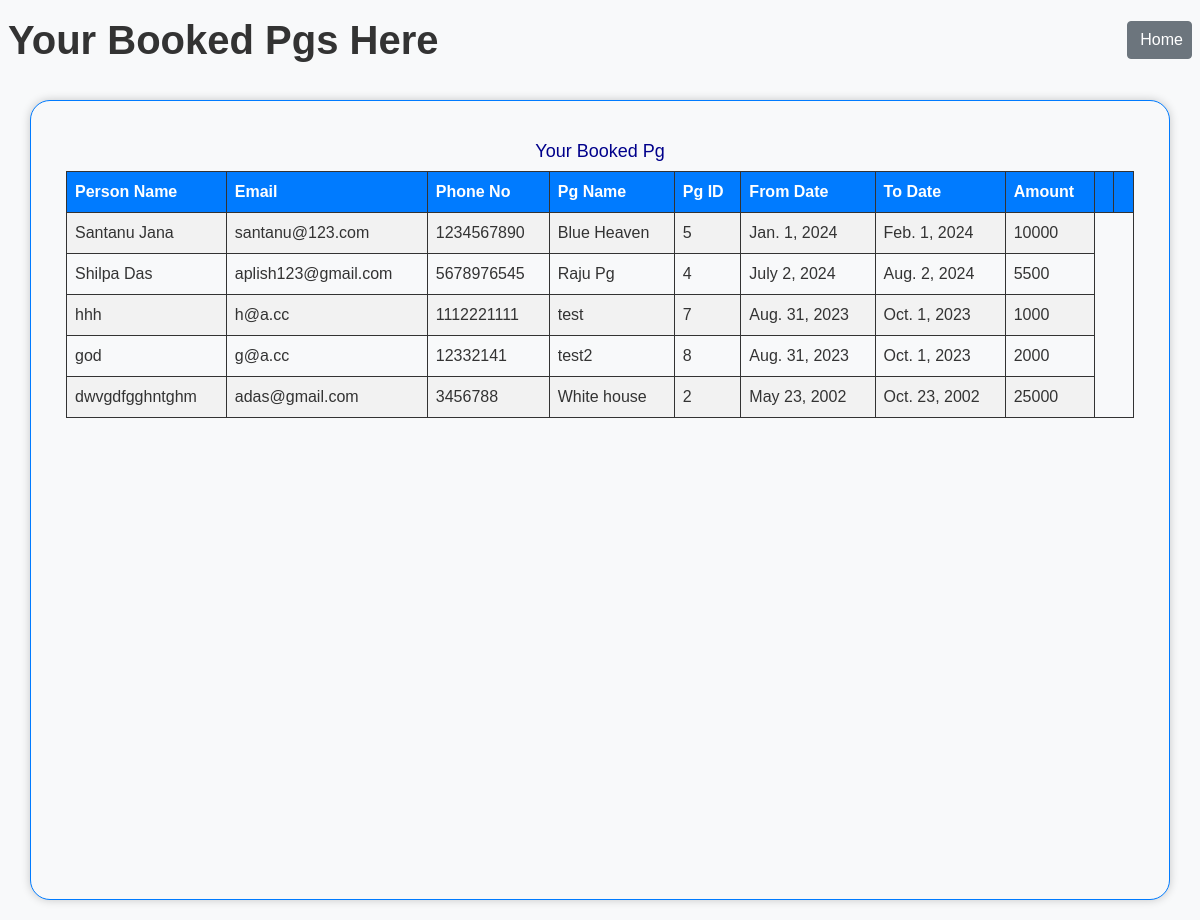
Screenshot of /bookinglist (signed in) with the database file from the repository.
### pg/models.py (models this page shows)
class BookDetails(models.Model):
    name = models.CharField(max_length=100)
    email = models.EmailField()
    phone = models.IntegerField()
    from_date = models.DateField()
    to_date = models.DateField()
    total_amount = models.IntegerField(max_length=10)
    pgid = models.IntegerField()
    pgname = models.CharField(max_length=100)
    unic_name=models.CharField(max_length=100)
    order_id=models.CharField(max_length=100)
    paid = models.BooleanField(default=False)
    payment_status=models.CharField(max_length=100,blank=True,null=True)
    owner_uniq_id=models.CharField(max_length=100)
    class Meta:
        db_table = 'BookDetails'

### pg/views.py (the view)
# urls.py: path('bookinglist',views.bookinglist, name='bookinglist'),
def bookinglist(request):
    context = {}
    unique_id=None
    if 'user_unique_id' in request.session:
        unique_id = request.session['user_unique_id']
    book = BookDetails.objects.filter(unic_name=unique_id)
    return render(request,'bookinglist.html',{'book':book})

### pg/context_processors.py (called while the page is built)
def username_context(request):
    user_unique_id = request.session.get('user_unique_id')
    username = get_username(user_unique_id)
    return {'username': username}

def pgownername_context(request):
    owner_unique_id = request.session.get('owner_unique_id')
    ownername = get_pgowner(owner_unique_id)
    return {'ownername': ownername}

### pg/views.py (called while the page is built)
def get_username(unique_id):
    try:
        username = Customer.objects.get(unique_id=unique_id)
        return username
    except Customer.DoesNotExist:
        return "Unknown"

def get_pgowner(unique_id):
    try:
        ownername = PGLister.objects.get(unique_id=unique_id)
        return ownername
    except PGLister.DoesNotExist:
        return "Unknown"

### pg/templates/bookinglist.html (shortened to what this page needs)
<!DOCTYPE html>
<html lang="en">
  <head>
    <link href="https://maxcdn.bootstrapcdn.com/bootstrap/4.5.2/css/bootstrap.min.css" rel="stylesheet" />
  </head>
  <body>
    <div class="d-flex justify-content-between align-items-center" style="text-align: center;">
      <h1 class="mx-2 my-3" style="color: #333;font-weight: bold;">Your Booked Pgs Here</h1>
      <div>
        <a href="home" class="btn btn-secondary  mx-2 pr-2">Home</a>
      </div>
    </div>
    <div class="page-container">
      <h3 class="center" style="color: darkblue;">Your Booked Pg</h3>
      <div class="container">
        <table>
          <tr>
            <th>Person Name</th>
            <th>Email</th>
            <th>Phone No</th>
            <th>Pg Name</th>
            <th>Pg ID</th>
            <th>From Date</th>
            <th>To Date</th>
            <th>Amount</th>
            <th></th>
            <th></th>
          </tr>
          {% for i in book %}
            <tr>
              <td>{{ i.name }}</td>
              <td>{{ i.email }}</td>
              <td>{{ i.phone }}</td>
              <td>{{ i.pgname }}</td>
              <td>{{ i.pgid }}</td>
              <td>{{ i.from_date }}</td>
              <td>{{ i.to_date }}</td>
              <td>{{ i.total_amount }}</td>
            </tr>
          {% endfor %}
        </table>
      </div>
    </div>
  </body>
</html>

### pg/templates/bookinglist.html (style rules this page uses)
body { background-color: #f8f9fa; color: #333; font-family: Arial, sans-serif; margin: 0; padding: 0; }
.page-container { border: 1px solid #007bff; border-radius: 20px; padding: 20px; margin: 20px auto; background-color: #f8f9fa; box-shadow: 0 0 10px rgba(0, 0, 0, 0.2); max-width: 95%; min-height: 100vh; overflow-y: auto; }
h1 { text-align: center; margin-bottom: 20px; color: #007bff; }
h3.center { text-align: center; font-size: 18px; margin-top: 20px; color: #007bff; }
table { width: 100%; }
table, th, td { border: 1px solid #333; border-collapse: collapse; }
th, td { padding: 8px; text-align: left; }
th { background-color: #007bff; color: white; }
tr:nth-child(even) { background-color: #f2f2f2; }

### rows the page displays
BookDetails: name "Santanu Jana", email "santanu@123.com", phone "1234567890", pgname "Blue Heaven", pgid "5", from_date "Jan. 1, 2024", to_date "Feb. 1, 2024", total_amount "10000"
BookDetails: name "Shilpa Das", email "aplish123@gmail.com", phone "5678976545", pgname "Raju Pg", pgid "4", from_date "July 2, 2024", to_date "Aug. 2, 2024", total_amount "5500"
BookDetails: name "hhh", email "h@a.cc", phone "1112221111", pgname "test", pgid "7", from_date "Aug. 31, 2023", to_date "Oct. 1, 2023", total_amount "1000"
BookDetails: name "god", email "g@a.cc", phone "12332141", pgname "test2", pgid "8", from_date "Aug. 31, 2023", to_date "Oct. 1, 2023", total_amount "2000"
BookDetails: name "dwvgdfgghntghm", email "adas@gmail.com", phone "3456788", pgname "White house", pgid "2", from_date "May 23, 2002", to_date "Oct. 23, 2002", total_amount "25000"
